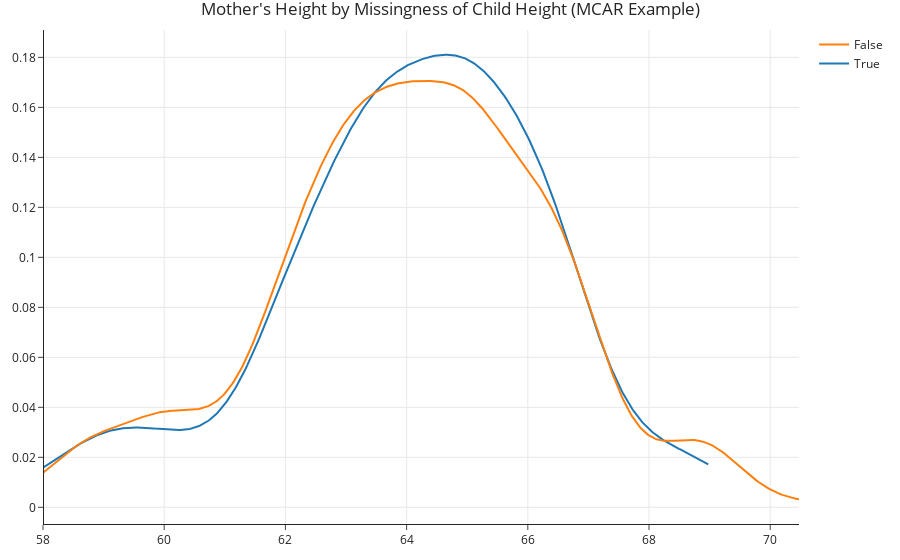

Notebook cell for this chart:
### Markdown cell above
Since `'father'`s heights are numerical, we're looking at two numerical variables here. The two distributions look similar, but to make formal what we mean by similar, we'd need to run a permutation test.

### Code cell
create_kde_plotly(heights_mcar, 'child_missing', True, False, 'mother', 
                  "Mother's Height by Missingness of Child Height (MCAR Example)")

### Figure 1 — Plotly figure (JSON) as saved in the notebook; plotly's stock layout.template omitted (floating-point values rounded to 4 significant figures; data arrays with more than 128 entries replaced by an {"elided": "..."} marker saying what was removed)
{"data": [{"legendgroup": "True", "marker": {"color": "rgb(31, 119, 180)"}, "mode": "lines", "name": "True", "showlegend": true, "type": "scatter", "x": {"elided": "500 float values"}, "xaxis": "x", "y": {"elided": "500 float values"}, "yaxis": "y"}, {"legendgroup": "False", "marker": {"color": "rgb(255, 127, 14)"}, "mode": "lines", "name": "False", "showlegend": true, "type": "scatter", "x": {"elided": "500 float values"}, "xaxis": "x", "y": {"elided": "500 float values"}, "yaxis": "y"}], "layout": {"autosize": true, "barmode": "overlay", "hovermode": "closest", "legend": {"traceorder": "reversed"}, "title": {"text": "Mother's Height by Missingness of Child Height (MCAR Example)"}, "xaxis": {"anchor": "y2", "autorange": true, "domain": [0, 1], "range": [58, 70.47], "type": "linear", "zeroline": false}, "yaxis": {"anchor": "free", "autorange": true, "domain": [0, 1], "position": 0, "range": [-0.006679, 0.1909], "type": "linear"}}}
